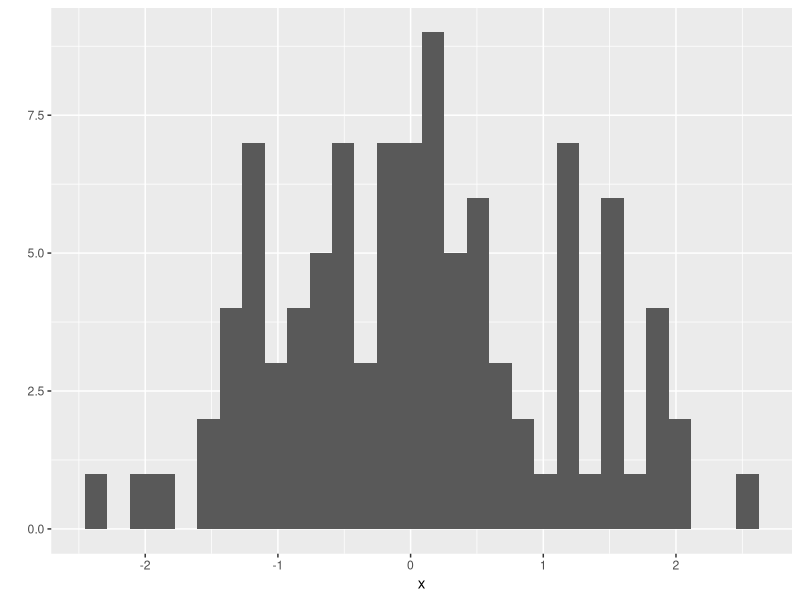

Write the R code that produced this figure.
## ---- chunk 1
library(ggplot2)
library(data.table)
## ---- chunk 2
n <- 100
x <- rnorm(n)
qplot(x)
